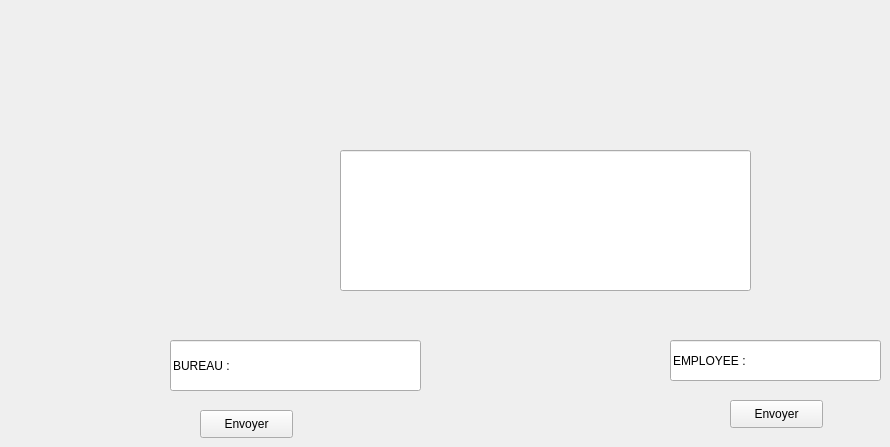
      <widget class="QWidget" name="tab_7">
       <attribute name="title">
        <string>Chatt</string>
       </attribute>
       <widget class="QPushButton" name="pushButton_19">
        <property name="geometry">
         <rect>
          <x>200</x>
          <y>410</y>
          <width>93</width>
          <height>28</height>
         </rect>
        </property>
        <property name="text">
         <string>Envoyer</string>
        </property>
       </widget>
       <widget class="QLineEdit" name="lineEdit1_2">
        <property name="geometry">
         <rect>
          <x>340</x>
          <y>150</y>
          <width>411</width>
          <height>141</height>
         </rect>
        </property>
       </widget>
       <widget class="QLineEdit" name="lineEdit2_2">
        <property name="geometry">
         <rect>
          <x>170</x>
          <y>340</y>
          <width>251</width>
          <height>51</height>
         </rect>
        </property>
        <property name="text">
         <string>BUREAU :</string>
        </property>
       </widget>
       <widget class="QLineEdit" name="lineEdit3_2">
        <property name="geometry">
         <rect>
          <x>670</x>
          <y>340</y>
          <width>211</width>
          <height>41</height>
         </rect>
        </property>
        <property name="text">
         <string>EMPLOYEE :</string>
        </property>
       </widget>
       <widget class="QPushButton" name="pushButton_20">
        <property name="geometry">
         <rect>
          <x>730</x>
          <y>400</y>
          <width>93</width>
          <height>28</height>
         </rect>
        </property>
        <property name="text">
         <string>Envoyer</string>
        </property>
       </widget>
      </widget>
